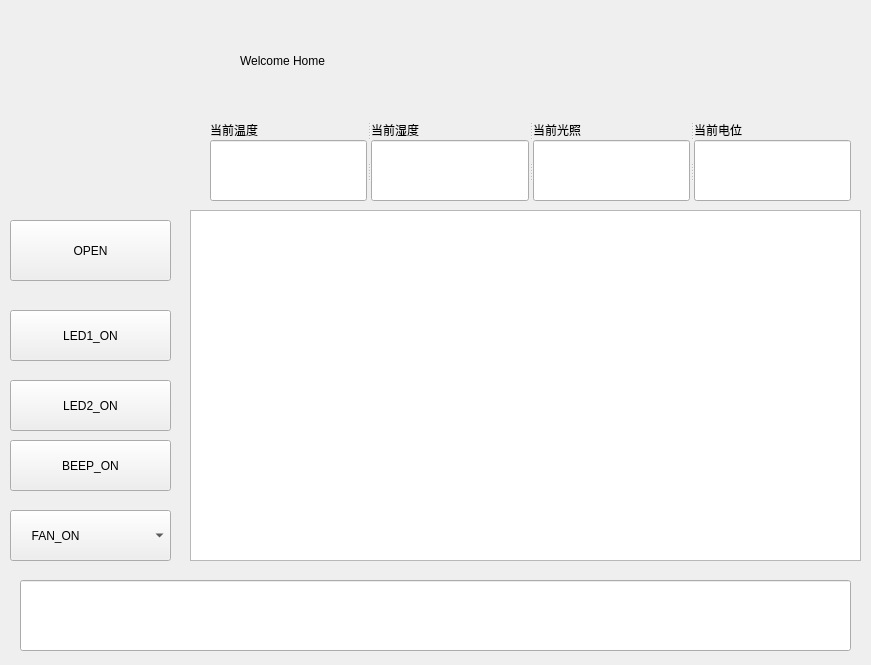
<?xml version="1.0" encoding="UTF-8"?>
<ui version="4.0">
 <class>toStm32Window</class>
 <widget class="QMainWindow" name="toStm32Window">
  <property name="geometry">
   <rect>
    <x>0</x>
    <y>0</y>
    <width>871</width>
    <height>665</height>
   </rect>
  </property>
  <property name="windowTitle">
   <string>MainWindow</string>
  </property>
  <widget class="QWidget" name="centralwidget">
   <widget class="QPushButton" name="pushButton">
    <property name="geometry">
     <rect>
      <x>10</x>
      <y>220</y>
      <width>161</width>
      <height>61</height>
     </rect>
    </property>
    <property name="text">
     <string>OPEN</string>
    </property>
   </widget>
   <widget class="QPushButton" name="LED_Ctr">
    <property name="geometry">
     <rect>
      <x>10</x>
      <y>310</y>
      <width>161</width>
      <height>51</height>
     </rect>
    </property>
    <property name="text">
     <string>LED1_ON</string>
    </property>
   </widget>
   <widget class="QTableView" name="tableView">
    <property name="geometry">
     <rect>
      <x>190</x>
      <y>210</y>
      <width>671</width>
      <height>351</height>
     </rect>
    </property>
   </widget>
   <widget class="QPushButton" name="pushButton_2">
    <property name="geometry">
     <rect>
      <x>10</x>
      <y>380</y>
      <width>161</width>
      <height>51</height>
     </rect>
    </property>
    <property name="text">
     <string>LED2_ON</string>
    </property>
   </widget>
   <widget class="QPushButton" name="pushButton_3">
    <property name="geometry">
     <rect>
      <x>10</x>
      <y>440</y>
      <width>161</width>
      <height>51</height>
     </rect>
    </property>
    <property name="text">
     <string>BEEP_ON</string>
    </property>
   </widget>
   <widget class="QComboBox" name="comboBox">
    <property name="geometry">
     <rect>
      <x>10</x>
      <y>510</y>
      <width>161</width>
      <height>51</height>
     </rect>
    </property>
    <item>
     <property name="text">
      <string>     FAN_ON</string>
     </property>
    </item>
    <item>
     <property name="text">
      <string>     FAN_OFF</string>
     </property>
    </item>
    <item>
     <property name="text">
      <string>     FAN LOW</string>
     </property>
    </item>
    <item>
     <property name="text">
      <string>     FAN MIDDLE</string>
     </property>
    </item>
    <item>
     <property name="text">
      <string>     FAN FAST</string>
     </property>
    </item>
   </widget>
   <widget class="QLineEdit" name="lineEdit_5">
    <property name="geometry">
     <rect>
      <x>20</x>
      <y>580</y>
      <width>831</width>
      <height>71</height>
     </rect>
    </property>
    <property name="styleSheet">
     <string notr="true">font: 75 18pt &quot;Arial&quot;;</string>
    </property>
   </widget>
   <widget class="QSplitter" name="splitter_2">
    <property name="geometry">
     <rect>
      <x>210</x>
      <y>140</y>
      <width>641</width>
      <height>61</height>
     </rect>
    </property>
    <property name="orientation">
     <enum>Qt::Horizontal</enum>
    </property>
    <widget class="QLineEdit" name="lineEdit"/>
    <widget class="QLineEdit" name="lineEdit_2"/>
    <widget class="QLineEdit" name="lineEdit_4"/>
    <widget class="QLineEdit" name="lineEdit_3"/>
   </widget>
   <widget class="QSplitter" name="splitter_3">
    <property name="geometry">
     <rect>
      <x>210</x>
      <y>120</y>
      <width>641</width>
      <height>20</height>
     </rect>
    </property>
    <property name="orientation">
     <enum>Qt::Horizontal</enum>
    </property>
    <widget class="QLabel" name="label">
     <property name="text">
      <string>当前温度</string>
     </property>
    </widget>
    <widget class="QLabel" name="label_2">
     <property name="text">
      <string>当前湿度</string>
     </property>
    </widget>
    <widget class="QLabel" name="label_3">
     <property name="text">
      <string>当前光照</string>
     </property>
    </widget>
    <widget class="QLabel" name="label_4">
     <property name="text">
      <string>当前电位</string>
     </property>
    </widget>
   </widget>
   <widget class="QLabel" name="label_5">
    <property name="geometry">
     <rect>
      <x>20</x>
      <y>10</y>
      <width>191</width>
      <height>191</height>
     </rect>
    </property>
    <property name="styleSheet">
     <string notr="true">image: url(:/png/AUTO_Icon.png);</string>
    </property>
    <property name="text">
     <string/>
    </property>
   </widget>
   <widget class="QLabel" name="label_6">
    <property name="geometry">
     <rect>
      <x>240</x>
      <y>30</y>
      <width>571</width>
      <height>61</height>
     </rect>
    </property>
    <property name="styleSheet">
     <string notr="true">font: 75 italic 36pt &quot;Arial&quot;;</string>
    </property>
    <property name="text">
     <string>Welcome Home</string>
    </property>
   </widget>
  </widget>
 </widget>
 <resources/>
 <connections/>
</ui>
